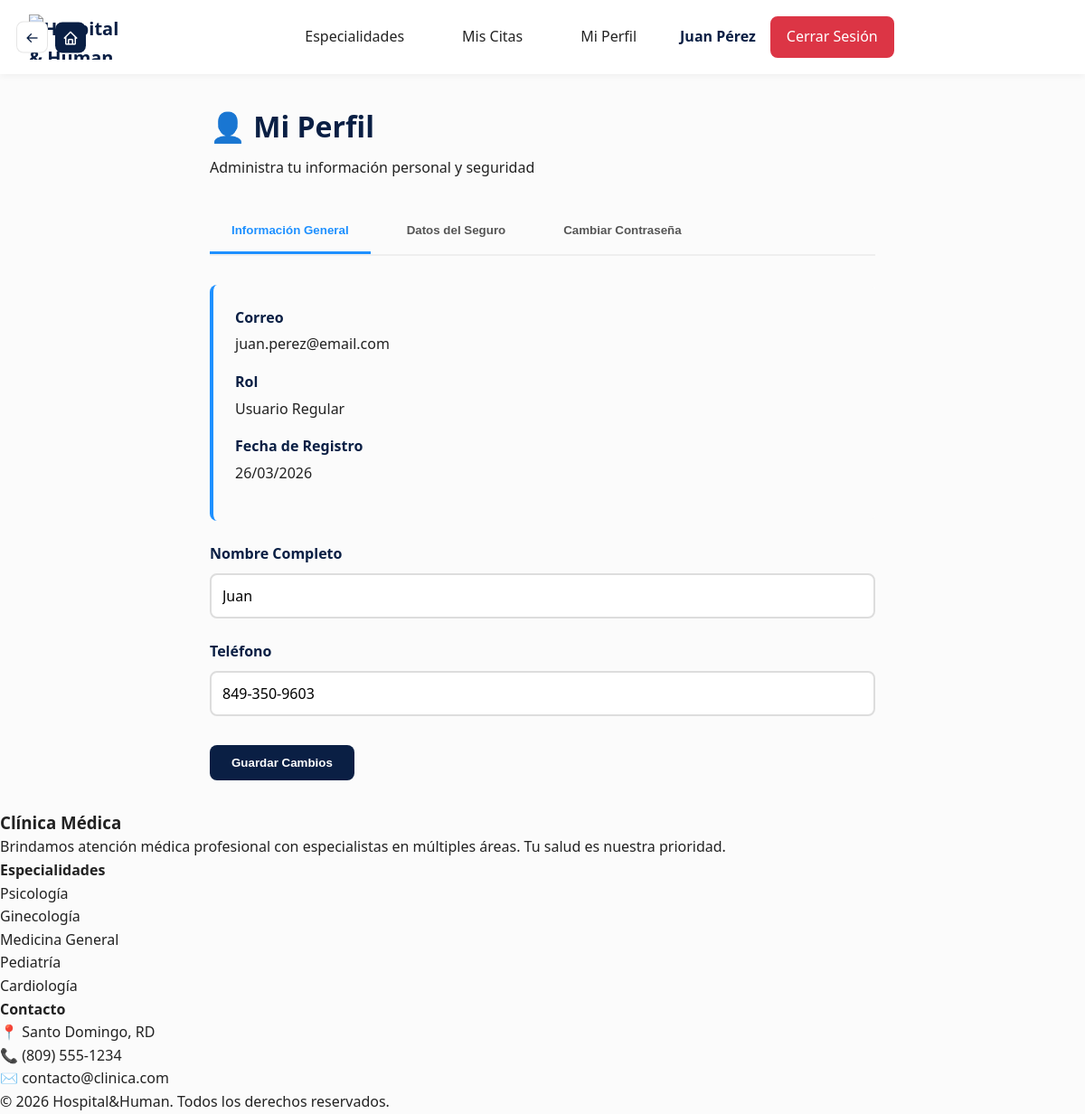
/user/perfil.php (signed in), run on the app's committed database.
### tables this page shows
CREATE TABLE `usuarios` (
  `id` int(11) NOT NULL AUTO_INCREMENT,
  `nombre` varchar(50) NOT NULL,
  `apellido` varchar(50) NOT NULL,
  `cedula` varchar(20) UNIQUE DEFAULT NULL,
  `telefono` varchar(20) DEFAULT NULL,
  `correo` varchar(100) NOT NULL UNIQUE,
  `password` varchar(255) NOT NULL,
  `seguro` varchar(50) DEFAULT NULL,
  `genero` enum('masculino','femenino') DEFAULT NULL,
  `rol` varchar(20) DEFAULT 'user',
  `fecha_registro` timestamp NOT NULL DEFAULT CURRENT_TIMESTAMP,
  PRIMARY KEY (`id`),
  UNIQUE KEY `correo_unique` (`correo`),
  UNIQUE KEY `cedula_unique` (`cedula`),
  INDEX `idx_rol` (`rol`),
  INDEX `idx_correo` (`correo`)
);

### user/perfil.php (the view, shortened to what this page needs)
<?php
include("../config/db.php");
$id_usuario = $_SESSION['id'];
$stmt = $pdo->prepare("SELECT * FROM usuarios WHERE id = ? AND rol = 'user'");
$stmt->execute([$id_usuario]);
$usuario = $stmt->fetch();
?>
<!DOCTYPE html>
<html lang="es">
<head>
    <link rel="stylesheet" href="../assets/css/style.css">
</head>
<body>
    <?php include("../includes/header_dynamic.php"); ?>
    <div class="container">
        <div class="header-section">
            <h1>👤 Mi Perfil</h1>
            <p>Administra tu información personal y seguridad</p>
        </div>
        <div class="tabs">
            <button class="tab-btn active" onclick="cambiarTab('info')">Información General</button>
            <button class="tab-btn" onclick="cambiarTab('seguro')">Datos del Seguro</button>
            <button class="tab-btn" onclick="cambiarTab('password')">Cambiar Contraseña</button>
        </div>
        <div id="info" class="tab-content active">
            <div class="info-box">
                <div class="info-item">
                    <div class="info-label">Correo</div>
                    <div class="info-value"><?php echo htmlspecialchars($usuario['correo']); ?></div>
                </div>
                <div class="info-item">
                    <div class="info-label">Rol</div>
                    <div class="info-value">Usuario Regular</div>
                </div>
                <div class="info-item">
                    <div class="info-label">Fecha de Registro</div>
                    <div class="info-value"><?php echo date('d/m/Y', strtotime($usuario['fecha_registro'])); ?></div>
                </div>
            </div>
            <form method="POST">
                <div class="form-group">
                    <label for="nombre">Nombre Completo</label>
                    <input type="text" id="nombre" name="nombre" value="<?php echo htmlspecialchars($usuario['nombre']); ?>" required>
                </div>
                <div class="form-group">
                    <label for="telefono">Teléfono</label>
                    <input type="tel" id="telefono" name="telefono" value="<?php echo htmlspecialchars($usuario['telefono'] ?? ''); ?>">
                </div>
                <div class="form-actions">
                    <button type="submit" class="btn btn-primary">Guardar Cambios</button>
                </div>
            </form>
        </div>
    </div>
    <?php include("../includes/footer.php"); ?>
</body>
</html>

### assets/css/style.css (style rules this page uses)
:root { --primary: #0a1f44; --secondary: #1e90ff; --background: #FBFBFB; --white: #ffffff; --text: #222; --text-light: #555; --success: #28a745; --error: #dc3545; --warning: #ffc107; --info: #17a2b8; --radius: 14px; --radius-sm: 8px; --transition: all 0.3s ease; --transition-fast: all 0.15s ease; --transition-slow: all 0.5s ease; --shadow-sm: 0 2px 8px rgba(0,0,0,0.05); --shadow-md: 0 8px 25px rgba(0,0,0,0.08); --shadow-lg: 0 15px 35px rgba(0,0,0,0.1); --bg-default-light: #fbfbfb; --bg-default-dark: #0f172a; --text-default-light: #222; --text-default-dark: #e2e8f0; --card-light: #ffffff; --card-dark: #1e293b; --border-light: #e2e8f0; --border-dark: #334155; }
body.light { --background: var(--bg-default-light); --text: var(--text-default-light); --text-light: #555; --white: #ffffff; --shadow-sm: 0 2px 8px rgba(0, 0, 0, 0.05); --shadow-md: 0 8px 25px rgba(0, 0, 0, 0.08); --shadow-lg: 0 15px 35px rgba(0, 0, 0, 0.1); --nav-background: #ffffff; --nav-color: #0a1f44; --input-bg: #ffffff; --input-border: #ddd; --input-text: #222; --label-text: #0a1f44; --button-bg: #0a1f44; --button-border: #0a1f44; }
* { margin: 0; padding: 0; box-sizing: border-box; }
html { scroll-behavior: smooth; }
body { font-family: 'Segoe UI', Tahoma, Geneva, Verdana, sans-serif; background: var(--background); color: var(--text); line-height: 1.6; -webkit-font-smoothing: antialiased; -moz-osx-font-smoothing: grayscale; margin: 0 !important; padding: 0 !important; transition: background-color 0.3s ease, color 0.3s ease; }
input, select, textarea { font-family: inherit; font-size: 14px; }

### user/perfil.php (style rules this page uses)
.container { max-width: 800px; margin: 0 auto; padding: 2rem; }
.header-section { margin-bottom: 2rem; }
.header-section h1 { color: var(--primary); margin-bottom: 0.5rem; }
.tabs { display: flex; gap: 1rem; margin-bottom: 2rem; border-bottom: 2px solid #eee; }
.tab-btn { padding: 1rem 1.5rem; background: none; border: none; cursor: pointer; font-weight: 600; color: var(--text-light); border-bottom: 3px solid transparent; transition: var(--transition); }
.tab-btn.active { color: var(--secondary); border-bottom-color: var(--secondary); }
.tab-content { display: none; }
.tab-content.active { display: block; }
.form-group { margin-bottom: 1.5rem; }
.form-group label { display: block; margin-bottom: 0.5rem; font-weight: 600; color: var(--primary); }
.form-group input, .form-group select { width: 100%; padding: 0.75rem; border: 2px solid #ddd; border-radius: var(--radius-sm); font-size: 1rem; transition: var(--transition); }
.form-actions { display: flex; gap: 1rem; margin-top: 2rem; }
.btn { padding: 0.75rem 1.5rem; border: none; border-radius: var(--radius-sm); font-weight: 600; cursor: pointer; transition: var(--transition); }
.btn-primary { background: var(--primary); color: var(--white); }
.info-box { background: var(--background); padding: 1.5rem; border-radius: var(--radius-sm); margin-bottom: 1.5rem; border-left: 4px solid var(--secondary); }
.info-item { margin-bottom: 1rem; }
.info-label { font-weight: 600; color: var(--primary); margin-bottom: 0.25rem; }
.info-value { color: var(--text); }

### data on the page
usuarios: correo "juan.perez@email.com", fecha_registro "26/03/2026", nombre "Juan", telefono "849-350-9603"

### other printed values
$nombre_usuario "Juan Pérez"
